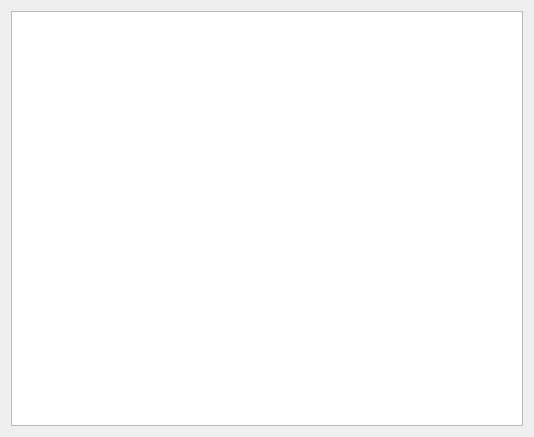
<?xml version="1.0" encoding="UTF-8"?>
<ui version="4.0">
 <class>Widget</class>
 <widget class="QWidget" name="Widget">
  <property name="geometry">
   <rect>
    <x>0</x>
    <y>0</y>
    <width>534</width>
    <height>437</height>
   </rect>
  </property>
  <property name="windowTitle">
   <string>Preson Hierarchy</string>
  </property>
  <layout class="QVBoxLayout" name="verticalLayout">
   <item>
    <widget class="QTreeView" name="treeView"/>
   </item>
  </layout>
 </widget>
 <resources/>
 <connections/>
</ui>
